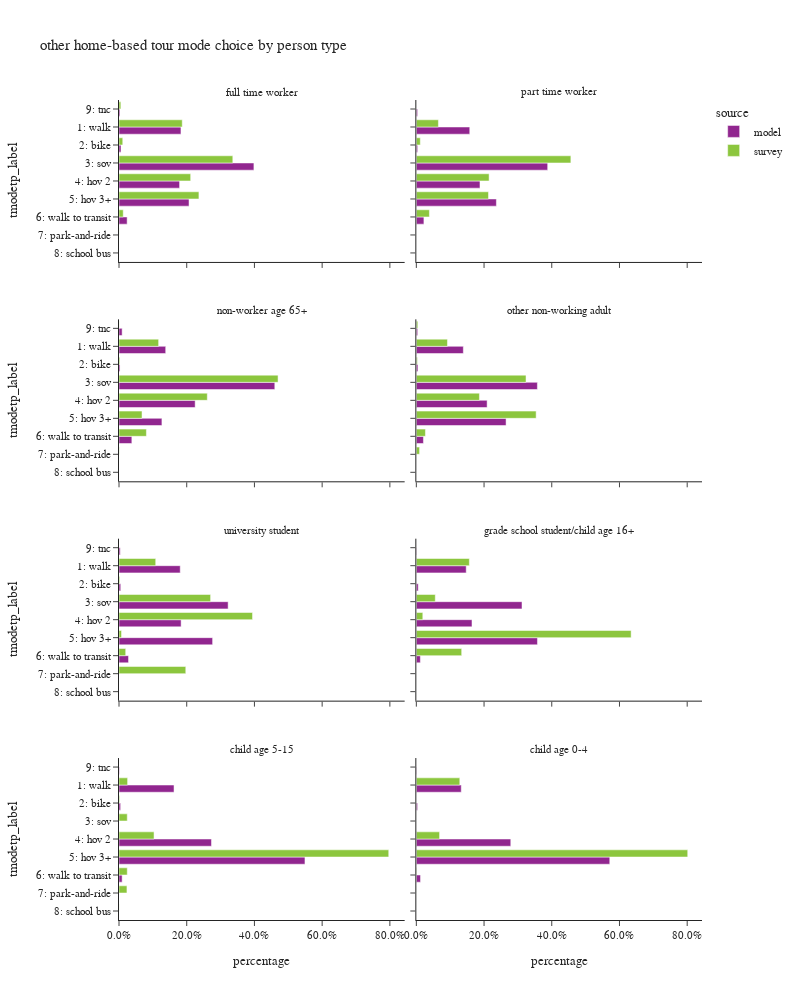

Notebook code for this chart:
### Code cell
plot_mode_choice(hb_tour,"pptyp_label",
                 {"pptyp_label":["full time worker","part time worker","non-worker age 65+","other non-working adult",
                                 "university student","grade school student/child age 16+","child age 5-15","child age 0-4"],
                  "tmodetp_label":["1: walk","2: bike","3: sov","4: hov 2","5: hov 3+","6: walk to transit",
                                   "7: park-and-ride","8: school bus","9: other–survey only"]},
                 "person type",2,1000)

### Figure 1 — Plotly figure (JSON) as saved in the notebook; plotly's stock layout.template omitted (floating-point values rounded to 4 significant figures)
{"data": [{"alignmentgroup": "True", "customdata": [[17466], [564], [38030], [17077], [19741], [2292], [274]], "hovertemplate": "source=model<br>pptyp_label=full time worker<br>percentage=%{x}<br>tmodetp_label=%{y}<br>sample count=%{customdata[0]}<extra></extra>", "legendgroup": "model", "marker": {"color": "#91268F", "pattern": {"shape": ""}}, "name": "model", "offsetgroup": "model", "orientation": "h", "showlegend": true, "textposition": "auto", "type": "bar", "x": [0.183, 0.005909, 0.3985, 0.1789, 0.2068, 0.02401, 0.002871], "xaxis": "x7", "y": ["1: walk", "2: bike", "3: sov", "4: hov 2", "5: hov 3+", "6: walk to transit", "9: tnc"], "yaxis": "y7"}, {"alignmentgroup": "True", "customdata": [[4900], [119], [12049], [5839], [7343], [695], [115]], "hovertemplate": "source=model<br>pptyp_label=part time worker<br>percentage=%{x}<br>tmodetp_label=%{y}<br>sample count=%{customdata[0]}<extra></extra>", "legendgroup": "model", "marker": {"color": "#91268F", "pattern": {"shape": ""}}, "name": "model", "offsetgroup": "model", "orientation": "h", "showlegend": false, "textposition": "auto", "type": "bar", "x": [0.1578, 0.003831, 0.3879, 0.188, 0.2364, 0.02238, 0.003703], "xaxis": "x8", "y": ["1: walk", "2: bike", "3: sov", "4: hov 2", "5: hov 3+", "6: walk to transit", "9: tnc"], "yaxis": "y8"}, {"alignmentgroup": "True", "customdata": [[9101], [198], [30363], [14843], [8365], [2504], [610]], "hovertemplate": "source=model<br>pptyp_label=non-worker age 65+<br>percentage=%{x}<br>tmodetp_label=%{y}<br>sample count=%{customdata[0]}<extra></extra>", "legendgroup": "model", "marker": {"color": "#91268F", "pattern": {"shape": ""}}, "name": "model", "offsetgroup": "model", "orientation": "h", "showlegend": false, "textposition": "auto", "type": "bar", "x": [0.1379, 0.003001, 0.4602, 0.2249, 0.1268, 0.03795, 0.009245], "xaxis": "x5", "y": ["1: walk", "2: bike", "3: sov", "4: hov 2", "5: hov 3+", "6: walk to transit", "9: tnc"], "yaxis": "y5"}, {"alignmentgroup": "True", "customdata": [[8763], [293], [22570], [13198], [16731], [1323], [248]], "hovertemplate": "source=model<br>pptyp_label=other non-working adult<br>percentage=%{x}<br>tmodetp_label=%{y}<br>sample count=%{customdata[0]}<extra></extra>", "legendgroup": "model", "marker": {"color": "#91268F", "pattern": {"shape": ""}}, "name": "model", "offsetgroup": "model", "orientation": "h", "showlegend": false, "textposition": "auto", "type": "bar", "x": [0.1388, 0.004642, 0.3575, 0.2091, 0.265, 0.02096, 0.003929], "xaxis": "x6", "y": ["1: walk", "2: bike", "3: sov", "4: hov 2", "5: hov 3+", "6: walk to transit", "9: tnc"], "yaxis": "y6"}, {"alignmentgroup": "True", "customdata": [[1946], [55], [3468], [1974], [2975], [303], [39]], "hovertemplate": "source=model<br>pptyp_label=university student<br>percentage=%{x}<br>tmodetp_label=%{y}<br>sample count=%{customdata[0]}<extra></extra>", "legendgroup": "model", "marker": {"color": "#91268F", "pattern": {"shape": ""}}, "name": "model", "offsetgroup": "model", "orientation": "h", "showlegend": false, "textposition": "auto", "type": "bar", "x": [0.1809, 0.005112, 0.3223, 0.1835, 0.2765, 0.02816, 0.003625], "xaxis": "x3", "y": ["1: walk", "2: bike", "3: sov", "4: hov 2", "5: hov 3+", "6: walk to transit", "9: tnc"], "yaxis": "y3"}, {"alignmentgroup": "True", "customdata": [[742], [28], [1572], [828], [1802], [60], [5]], "hovertemplate": "source=model<br>pptyp_label=grade school student/child age 16+<br>percentage=%{x}<br>tmodetp_label=%{y}<br>sample count=%{customdata[0]}<extra></extra>", "legendgroup": "model", "marker": {"color": "#91268F", "pattern": {"shape": ""}}, "name": "model", "offsetgroup": "model", "orientation": "h", "showlegend": false, "textposition": "auto", "type": "bar", "x": [0.1473, 0.005559, 0.3121, 0.1644, 0.3578, 0.01191, 0.0009927], "xaxis": "x4", "y": ["1: walk", "2: bike", "3: sov", "4: hov 2", "5: hov 3+", "6: walk to transit", "9: tnc"], "yaxis": "y4"}, {"alignmentgroup": "True", "customdata": [[4845], [142], [8140], [16371], [276], [34]], "hovertemplate": "source=model<br>pptyp_label=child age 5-15<br>percentage=%{x}<br>tmodetp_label=%{y}<br>sample count=%{customdata[0]}<extra></extra>", "legendgroup": "model", "marker": {"color": "#91268F", "pattern": {"shape": ""}}, "name": "model", "offsetgroup": "model", "orientation": "h", "showlegend": false, "textposition": "auto", "type": "bar", "x": [0.1625, 0.004764, 0.2731, 0.5492, 0.009259, 0.001141], "xaxis": "x", "y": ["1: walk", "2: bike", "4: hov 2", "5: hov 3+", "6: walk to transit", "9: tnc"], "yaxis": "y"}, {"alignmentgroup": "True", "customdata": [[2700], [75], [5677], [11627], [252], [20]], "hovertemplate": "source=model<br>pptyp_label=child age 0-4<br>percentage=%{x}<br>tmodetp_label=%{y}<br>sample count=%{customdata[0]}<extra></extra>", "legendgroup": "model", "marker": {"color": "#91268F", "pattern": {"shape": ""}}, "name": "model", "offsetgroup": "model", "orientation": "h", "showlegend": false, "textposition": "auto", "type": "bar", "x": [0.1327, 0.003685, 0.279, 0.5713, 0.01238, 0.0009828], "xaxis": "x2", "y": ["1: walk", "2: bike", "4: hov 2", "5: hov 3+", "6: walk to transit", "9: tnc"], "yaxis": "y2"}, {"alignmentgroup": "True", "customdata": [[451], [44], [450], [264], [144], [48], [2], [13]], "hovertemplate": "source=survey<br>pptyp_label=full time worker<br>percentage=%{x}<br>tmodetp_label=%{y}<br>sample count=%{customdata[0]}<extra></extra>", "legendgroup": "survey", "marker": {"color": "#8CC63E", "pattern": {"shape": ""}}, "name": "survey", "offsetgroup": "survey", "orientation": "h", "showlegend": true, "textposition": "auto", "type": "bar", "x": [0.1868, 0.01107, 0.3361, 0.2117, 0.236, 0.01253, 0.0002603, 0.005471], "xaxis": "x7", "y": ["1: walk", "2: bike", "3: sov", "4: hov 2", "5: hov 3+", "6: walk to transit", "7: park-and-ride", "9: tnc"], "yaxis": "y7"}, {"alignmentgroup": "True", "customdata": [[85], [15], [178], [86], [48], [36]], "hovertemplate": "source=survey<br>pptyp_label=part time worker<br>percentage=%{x}<br>tmodetp_label=%{y}<br>sample count=%{customdata[0]}<extra></extra>", "legendgroup": "survey", "marker": {"color": "#8CC63E", "pattern": {"shape": ""}}, "name": "survey", "offsetgroup": "survey", "orientation": "h", "showlegend": false, "textposition": "auto", "type": "bar", "x": [0.06519, 0.01172, 0.4564, 0.2149, 0.2131, 0.03861], "xaxis": "x8", "y": ["1: walk", "2: bike", "3: sov", "4: hov 2", "5: hov 3+", "6: walk to transit"], "yaxis": "y8"}, {"alignmentgroup": "True", "customdata": [[147], [7], [404], [242], [51], [55], [4], [1]], "hovertemplate": "source=survey<br>pptyp_label=non-worker age 65+<br>percentage=%{x}<br>tmodetp_label=%{y}<br>sample count=%{customdata[0]}<extra></extra>", "legendgroup": "survey", "marker": {"color": "#8CC63E", "pattern": {"shape": ""}}, "name": "survey", "offsetgroup": "survey", "orientation": "h", "showlegend": false, "textposition": "auto", "type": "bar", "x": [0.117, 0.00246, 0.4698, 0.2608, 0.06799, 0.08092, 0.0007112, 0.0003549], "xaxis": "x5", "y": ["1: walk", "2: bike", "3: sov", "4: hov 2", "5: hov 3+", "6: walk to transit", "7: park-and-ride", "9: tnc"], "yaxis": "y5"}, {"alignmentgroup": "True", "customdata": [[157], [16], [257], [147], [89], [47], [5], [5]], "hovertemplate": "source=survey<br>pptyp_label=other non-working adult<br>percentage=%{x}<br>tmodetp_label=%{y}<br>sample count=%{customdata[0]}<extra></extra>", "legendgroup": "survey", "marker": {"color": "#8CC63E", "pattern": {"shape": ""}}, "name": "survey", "offsetgroup": "survey", "orientation": "h", "showlegend": false, "textposition": "auto", "type": "bar", "x": [0.09194, 0.003053, 0.324, 0.1864, 0.3539, 0.0269, 0.009547, 0.004358], "xaxis": "x6", "y": ["1: walk", "2: bike", "3: sov", "4: hov 2", "5: hov 3+", "6: walk to transit", "7: park-and-ride", "9: tnc"], "yaxis": "y6"}, {"alignmentgroup": "True", "customdata": [[41], [2], [22], [13], [4], [7], [3]], "hovertemplate": "source=survey<br>pptyp_label=university student<br>percentage=%{x}<br>tmodetp_label=%{y}<br>sample count=%{customdata[0]}<extra></extra>", "legendgroup": "survey", "marker": {"color": "#8CC63E", "pattern": {"shape": ""}}, "name": "survey", "offsetgroup": "survey", "orientation": "h", "showlegend": false, "textposition": "auto", "type": "bar", "x": [0.1084, 0.002206, 0.2705, 0.3944, 0.007448, 0.01977, 0.1972], "xaxis": "x3", "y": ["1: walk", "2: bike", "3: sov", "4: hov 2", "5: hov 3+", "6: walk to transit", "7: park-and-ride"], "yaxis": "y3"}, {"alignmentgroup": "True", "customdata": [[1], [3], [3], [9], [2]], "hovertemplate": "source=survey<br>pptyp_label=grade school student/child age 16+<br>percentage=%{x}<br>tmodetp_label=%{y}<br>sample count=%{customdata[0]}<extra></extra>", "legendgroup": "survey", "marker": {"color": "#8CC63E", "pattern": {"shape": ""}}, "name": "survey", "offsetgroup": "survey", "orientation": "h", "showlegend": false, "textposition": "auto", "type": "bar", "x": [0.1565, 0.056, 0.0191, 0.6344, 0.1339], "xaxis": "x4", "y": ["1: walk", "3: sov", "4: hov 2", "5: hov 3+", "6: walk to transit"], "yaxis": "y4"}, {"alignmentgroup": "True", "customdata": [[8], [3], [1], [41], [96], [4], [1], [2]], "hovertemplate": "source=survey<br>pptyp_label=child age 5-15<br>percentage=%{x}<br>tmodetp_label=%{y}<br>sample count=%{customdata[0]}<extra></extra>", "legendgroup": "survey", "marker": {"color": "#8CC63E", "pattern": {"shape": ""}}, "name": "survey", "offsetgroup": "survey", "orientation": "h", "showlegend": false, "textposition": "auto", "type": "bar", "x": [0.0254, 0.001926, 0.0244, 0.1035, 0.7967, 0.0244, 0.02346, 0.000267], "xaxis": "x", "y": ["1: walk", "2: bike", "3: sov", "4: hov 2", "5: hov 3+", "6: walk to transit", "7: park-and-ride", "8: school bus"], "yaxis": "y"}, {"alignmentgroup": "True", "customdata": [[24], [14], [65], [1], [1]], "hovertemplate": "source=survey<br>pptyp_label=child age 0-4<br>percentage=%{x}<br>tmodetp_label=%{y}<br>sample count=%{customdata[0]}<extra></extra>", "legendgroup": "survey", "marker": {"color": "#8CC63E", "pattern": {"shape": ""}}, "name": "survey", "offsetgroup": "survey", "orientation": "h", "showlegend": false, "textposition": "auto", "type": "bar", "x": [0.1283, 0.06863, 0.8015, 0.001273, 0.0002254], "xaxis": "x2", "y": ["1: walk", "4: hov 2", "5: hov 3+", "6: walk to transit", "7: park-and-ride"], "yaxis": "y2"}], "layout": {"annotations": [{"font": {}, "showarrow": false, "text": "child age 5-15", "x": 0.245, "xanchor": "center", "xref": "paper", "y": 0.1975, "yanchor": "bottom", "yref": "paper"}, {"font": {}, "showarrow": false, "text": "child age 0-4", "x": 0.755, "xanchor": "center", "xref": "paper", "y": 0.1975, "yanchor": "bottom", "yref": "paper"}, {"font": {}, "showarrow": false, "text": "university student", "x": 0.245, "xanchor": "center", "xref": "paper", "y": 0.465, "yanchor": "bottom", "yref": "paper"}, {"font": {}, "showarrow": false, "text": "grade school student/child age 16+", "x": 0.755, "xanchor": "center", "xref": "paper", "y": 0.465, "yanchor": "bottom", "yref": "paper"}, {"font": {}, "showarrow": false, "text": "non-worker age 65+", "x": 0.245, "xanchor": "center", "xref": "paper", "y": 0.7325, "yanchor": "bottom", "yref": "paper"}, {"font": {}, "showarrow": false, "text": "other non-working adult", "x": 0.755, "xanchor": "center", "xref": "paper", "y": 0.7325, "yanchor": "bottom", "yref": "paper"}, {"font": {}, "showarrow": false, "text": "full time worker", "x": 0.245, "xanchor": "center", "xref": "paper", "y": 1.0, "yanchor": "bottom", "yref": "paper"}, {"font": {}, "showarrow": false, "text": "part time worker", "x": 0.755, "xanchor": "center", "xref": "paper", "y": 1.0, "yanchor": "bottom", "yref": "paper"}], "barmode": "group", "height": 1000, "legend": {"title": {"text": "source"}, "tracegroupgap": 0}, "title": {"text": "other home-based tour mode choice by person type"}, "width": 800, "xaxis": {"anchor": "y", "domain": [0.0, 0.49], "tickformat": ".1%", "title": {"text": "percentage"}}, "xaxis2": {"anchor": "y2", "domain": [0.51, 1.0], "matches": "x", "tickformat": ".1%", "title": {"text": "percentage"}}, "xaxis3": {"anchor": "y3", "domain": [0.0, 0.49], "matches": "x", "showticklabels": false, "tickformat": ".1%"}, "xaxis4": {"anchor": "y4", "domain": [0.51, 1.0], "matches": "x", "showticklabels": false, "tickformat": ".1%"}, "xaxis5": {"anchor": "y5", "domain": [0.0, 0.49], "matches": "x", "showticklabels": false, "tickformat": ".1%"}, "xaxis6": {"anchor": "y6", "domain": [0.51, 1.0], "matches": "x", "showticklabels": false, "tickformat": ".1%"}, "xaxis7": {"anchor": "y7", "domain": [0.0, 0.49], "matches": "x", "showticklabels": false, "tickformat": ".1%"}, "xaxis8": {"anchor": "y8", "domain": [0.51, 1.0], "matches": "x", "showticklabels": false, "tickformat": ".1%"}, "yaxis": {"anchor": "x", "categoryarray": ["9: other–survey only", "8: school bus", "7: park-and-ride", "6: walk to transit", "5: hov 3+", "4: hov 2", "3: sov", "2: bike", "1: walk"], "categoryorder": "array", "domain": [0.0, 0.1975], "title": {"text": "tmodetp_label"}}, "yaxis2": {"anchor": "x2", "domain": [0.0, 0.1975], "matches": "y", "showticklabels": false}, "yaxis3": {"anchor": "x3", "categoryarray": ["9: other–survey only", "8: school bus", "7: park-and-ride", "6: walk to transit", "5: hov 3+", "4: hov 2", "3: sov", "2: bike", "1: walk"], "categoryorder": "array", "domain": [0.2675, 0.465], "matches": "y", "title": {"text": "tmodetp_label"}}, "yaxis4": {"anchor": "x4", "domain": [0.2675, 0.465], "matches": "y", "showticklabels": false}, "yaxis5": {"anchor": "x5", "categoryarray": ["9: other–survey only", "8: school bus", "7: park-and-ride", "6: walk to transit", "5: hov 3+", "4: hov 2", "3: sov", "2: bike", "1: walk"], "categoryorder": "array", "domain": [0.535, 0.7325], "matches": "y", "title": {"text": "tmodetp_label"}}, "yaxis6": {"anchor": "x6", "domain": [0.535, 0.7325], "matches": "y", "showticklabels": false}, "yaxis7": {"anchor": "x7", "categoryarray": ["9: other–survey only", "8: school bus", "7: park-and-ride", "6: walk to transit", "5: hov 3+", "4: hov 2", "3: sov", "2: bike", "1: walk"], "categoryorder": "array", "domain": [0.8025, 1.0], "matches": "y", "title": {"text": "tmodetp_label"}}, "yaxis8": {"anchor": "x8", "domain": [0.8025, 1.0], "matches": "y", "showticklabels": false}}}
